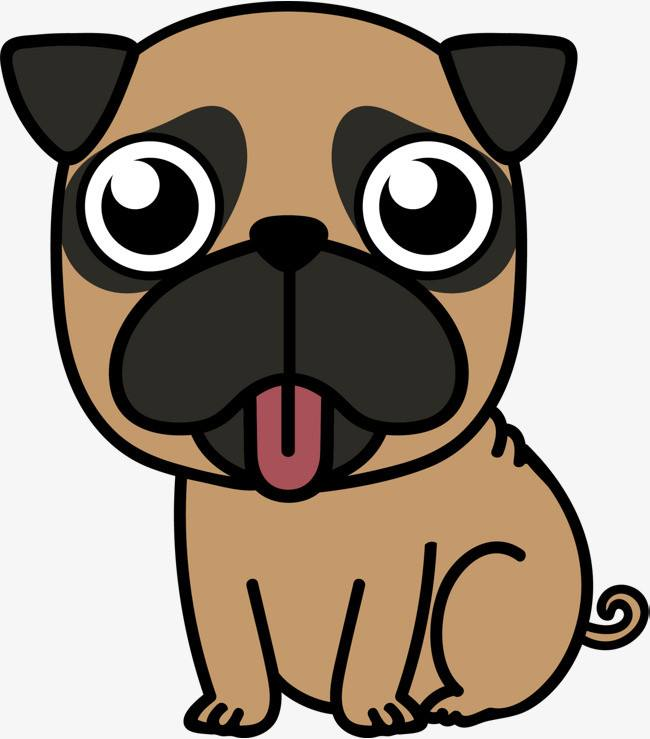
#> input picture opencvtests/imgs/dog4.jpeg, 650 x 739 px
$ python 01.img_read.py
#> lines starting #> are read from the running program, lines starting #| are printed output that depends on the picture

import cv2
import matplotlib.pyplot as plt


img = cv2.imread('../imgs/dog4.jpeg', 0)
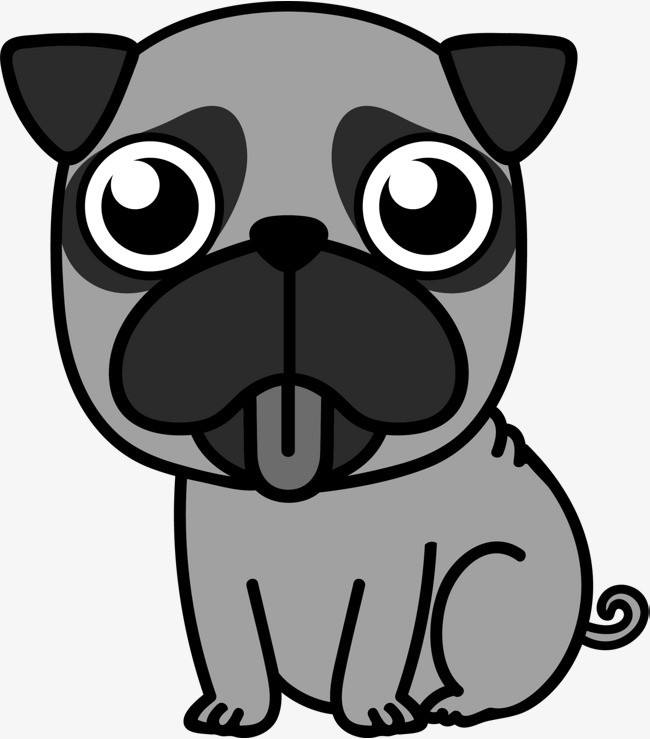
#> img: shape (739, 650); min 0, max 255, mean 145.1

cv2.imshow('img', img)
k = cv2.waitKey(0)
#> (key Esc is pressed here)

if k == 27:
    cv2.destroyAllWindows()
elif k == ord('s'):
    cv2.imwrite('cool.jpeg', img)
    cv2.destroyAllWindows()


img2 = cv2.imread('../imgs/dog1.jpeg', 0)
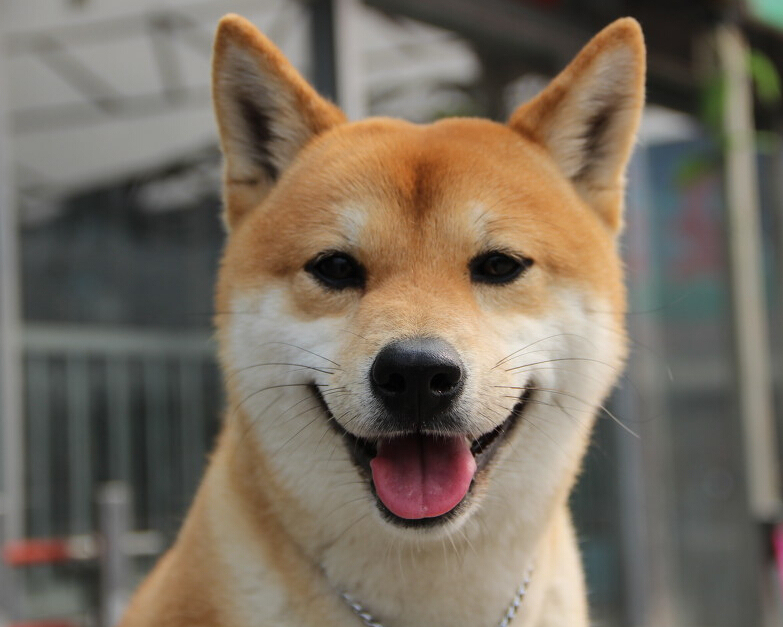
#> input picture opencvtests/imgs/dog1.jpeg, 783 x 627 px
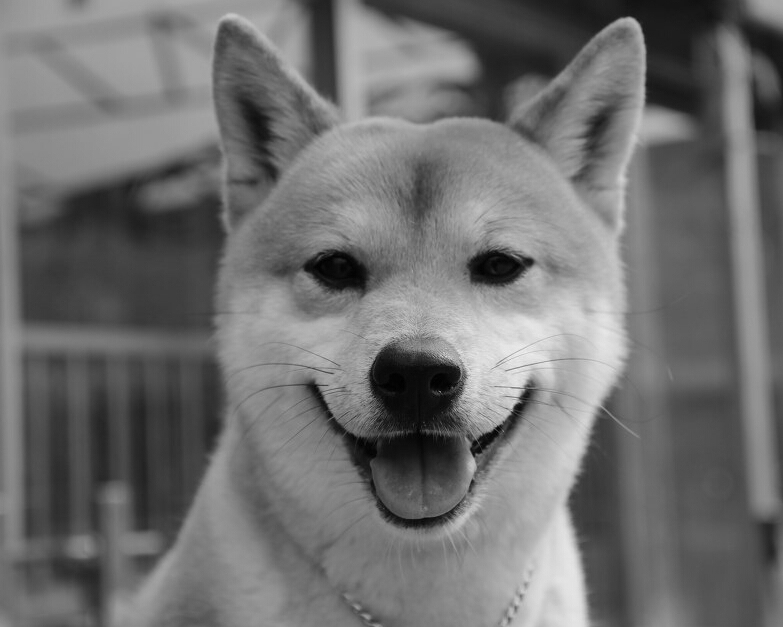
#> img2: shape (627, 783); min 0, max 240, mean 111.6
plt.imshow(img2, cmap = 'gray')
plt.xticks([])
plt.yticks([])
plt.show()
